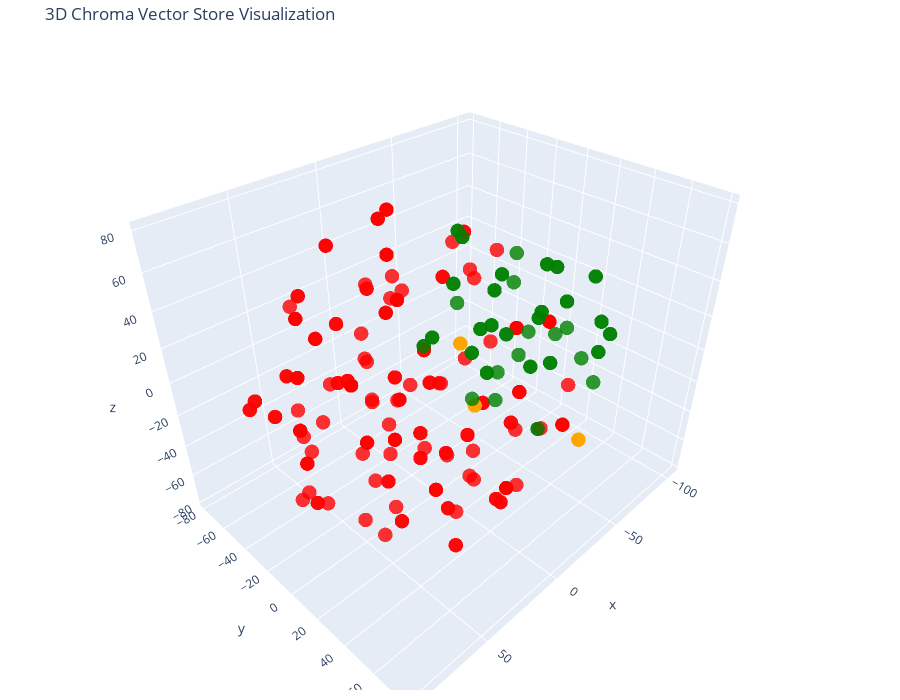

Here is the notebook cell this chart was saved with:
### Code cell
# Let's try 3D!

tsne = TSNE(n_components=3, random_state=42)
reduced_vectors = tsne.fit_transform(vectors)

# Create the 3D scatter plot
fig = go.Figure(data=[go.Scatter3d(
    x=reduced_vectors[:, 0],
    y=reduced_vectors[:, 1],
    z=reduced_vectors[:, 2],
    mode='markers',
    marker=dict(size=5, color=colors, opacity=0.8),
    text=[f"Type: {t}<br>Text: {d[:100]}..." for t, d in zip(doc_types, documents)],
    hoverinfo='text'
)])

fig.update_layout(
    title='3D Chroma Vector Store Visualization',
    scene=dict(xaxis_title='x', yaxis_title='y', zaxis_title='z'),
    width=900,
    height=700,
    margin=dict(r=20, b=10, l=10, t=40)
)

fig.show()

### Figure 1 — Plotly figure (JSON) as saved in the notebook; plotly's stock layout.template omitted (floating-point values rounded to 4 significant figures; data arrays with more than 128 entries replaced by an {"elided": "..."} marker saying what was removed)
{"data": [{"hoverinfo": "text", "marker": {"color": {"elided": "240 str values"}, "opacity": 0.8, "size": 5}, "mode": "markers", "text": {"elided": "240 str values"}, "type": "scatter3d", "x": {"elided": "240 float values"}, "y": {"elided": "240 float values"}, "z": {"elided": "240 float values"}}], "layout": {"height": 700, "margin": {"b": 10, "l": 10, "r": 20, "t": 40}, "scene": {"xaxis": {"title": {"text": "x"}}, "yaxis": {"title": {"text": "y"}}, "zaxis": {"title": {"text": "z"}}}, "title": {"text": "3D Chroma Vector Store Visualization"}, "width": 900}}
